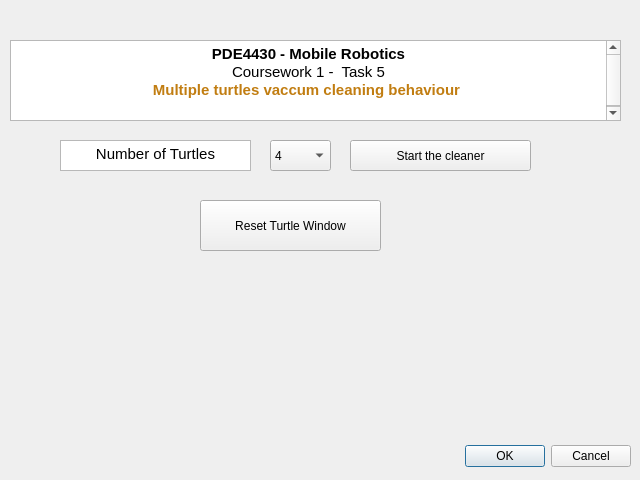
<?xml version="1.0" encoding="UTF-8"?>
<ui version="4.0">
 <class>Dialog</class>
 <widget class="QDialog" name="Dialog">
  <property name="geometry">
   <rect>
    <x>0</x>
    <y>0</y>
    <width>640</width>
    <height>480</height>
   </rect>
  </property>
  <property name="windowTitle">
   <string>Dialog</string>
  </property>
  <widget class="QDialogButtonBox" name="buttonBox">
   <property name="geometry">
    <rect>
     <x>10</x>
     <y>440</y>
     <width>621</width>
     <height>32</height>
    </rect>
   </property>
   <property name="orientation">
    <enum>Qt::Horizontal</enum>
   </property>
   <property name="standardButtons">
    <set>QDialogButtonBox::Cancel|QDialogButtonBox::Ok</set>
   </property>
  </widget>
  <widget class="QTextBrowser" name="textBrowser_2">
   <property name="geometry">
    <rect>
     <x>10</x>
     <y>40</y>
     <width>611</width>
     <height>81</height>
    </rect>
   </property>
   <property name="html">
    <string>&lt;!DOCTYPE HTML PUBLIC &quot;-//W3C//DTD HTML 4.0//EN&quot; &quot;http://www.w3.org/TR/REC-html40/strict.dtd&quot;&gt;
&lt;html&gt;&lt;head&gt;&lt;meta name=&quot;qrichtext&quot; content=&quot;1&quot; /&gt;&lt;style type=&quot;text/css&quot;&gt;
p, li { white-space: pre-wrap; }
&lt;/style&gt;&lt;/head&gt;&lt;body style=&quot; font-family:'Ubuntu'; font-size:11pt; font-weight:400; font-style:normal;&quot;&gt;
&lt;p align=&quot;center&quot; style=&quot; margin-top:0px; margin-bottom:0px; margin-left:0px; margin-right:0px; -qt-block-indent:0; text-indent:0px;&quot;&gt;&lt;span style=&quot; font-weight:600;&quot;&gt;PDE4430 - Mobile Robotics&lt;/span&gt;&lt;/p&gt;
&lt;p align=&quot;center&quot; style=&quot; margin-top:0px; margin-bottom:0px; margin-left:0px; margin-right:0px; -qt-block-indent:0; text-indent:0px;&quot;&gt;Coursework 1 -  Task 5&lt;/p&gt;
&lt;p align=&quot;center&quot; style=&quot; margin-top:0px; margin-bottom:0px; margin-left:0px; margin-right:0px; -qt-block-indent:0; text-indent:0px;&quot;&gt;&lt;span style=&quot; font-weight:600; color:#c17d11;&quot;&gt;Multiple turtles vaccum cleaning behaviour &lt;/span&gt;&lt;/p&gt;
&lt;p style=&quot;-qt-paragraph-type:empty; margin-top:0px; margin-bottom:0px; margin-left:0px; margin-right:0px; -qt-block-indent:0; text-indent:0px;&quot;&gt;&lt;br /&gt;&lt;/p&gt;&lt;/body&gt;&lt;/html&gt;</string>
   </property>
  </widget>
  <widget class="QComboBox" name="comboBox">
   <property name="geometry">
    <rect>
     <x>270</x>
     <y>140</y>
     <width>61</width>
     <height>31</height>
    </rect>
   </property>
   <item>
    <property name="text">
     <string>4</string>
    </property>
   </item>
   <item>
    <property name="text">
     <string>5</string>
    </property>
   </item>
   <item>
    <property name="text">
     <string>11</string>
    </property>
   </item>
  </widget>
  <widget class="QTextBrowser" name="textBrowser_5">
   <property name="geometry">
    <rect>
     <x>60</x>
     <y>140</y>
     <width>191</width>
     <height>31</height>
    </rect>
   </property>
   <property name="html">
    <string>&lt;!DOCTYPE HTML PUBLIC &quot;-//W3C//DTD HTML 4.0//EN&quot; &quot;http://www.w3.org/TR/REC-html40/strict.dtd&quot;&gt;
&lt;html&gt;&lt;head&gt;&lt;meta name=&quot;qrichtext&quot; content=&quot;1&quot; /&gt;&lt;style type=&quot;text/css&quot;&gt;
p, li { white-space: pre-wrap; }
&lt;/style&gt;&lt;/head&gt;&lt;body style=&quot; font-family:'Ubuntu'; font-size:11pt; font-weight:400; font-style:normal;&quot;&gt;
&lt;p align=&quot;center&quot; style=&quot; margin-top:0px; margin-bottom:0px; margin-left:0px; margin-right:0px; -qt-block-indent:0; text-indent:0px;&quot;&gt;Number of Turtles&lt;/p&gt;&lt;/body&gt;&lt;/html&gt;</string>
   </property>
  </widget>
  <widget class="QPushButton" name="pushButton_5">
   <property name="geometry">
    <rect>
     <x>200</x>
     <y>200</y>
     <width>181</width>
     <height>51</height>
    </rect>
   </property>
   <property name="text">
    <string>Reset Turtle Window</string>
   </property>
  </widget>
  <widget class="QPushButton" name="pushButton_3">
   <property name="geometry">
    <rect>
     <x>350</x>
     <y>140</y>
     <width>181</width>
     <height>31</height>
    </rect>
   </property>
   <property name="text">
    <string>Start the cleaner</string>
   </property>
  </widget>
 </widget>
 <resources/>
 <connections>
  <connection>
   <sender>buttonBox</sender>
   <signal>accepted()</signal>
   <receiver>Dialog</receiver>
   <slot>accept()</slot>
   <hints>
    <hint type="sourcelabel">
     <x>248</x>
     <y>254</y>
    </hint>
    <hint type="destinationlabel">
     <x>157</x>
     <y>274</y>
    </hint>
   </hints>
  </connection>
  <connection>
   <sender>buttonBox</sender>
   <signal>rejected()</signal>
   <receiver>Dialog</receiver>
   <slot>reject()</slot>
   <hints>
    <hint type="sourcelabel">
     <x>316</x>
     <y>260</y>
    </hint>
    <hint type="destinationlabel">
     <x>286</x>
     <y>274</y>
    </hint>
   </hints>
  </connection>
 </connections>
</ui>
